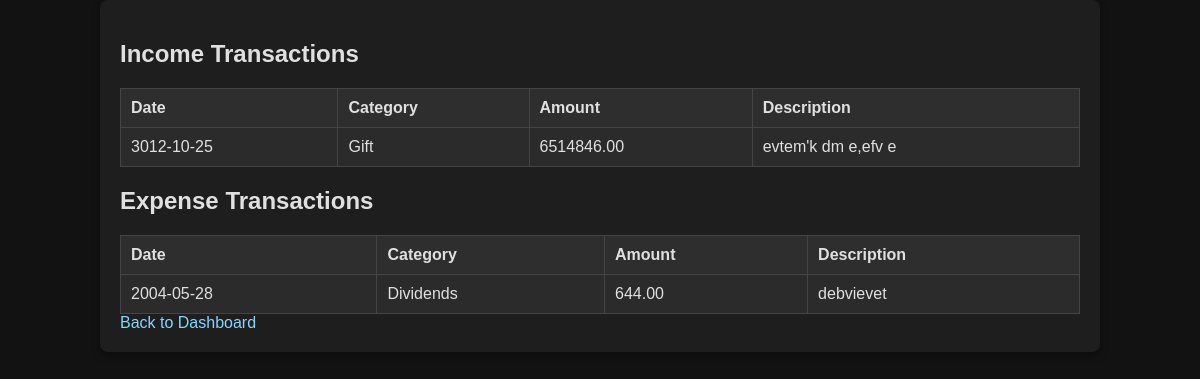
Page /fin/view_transactions.php (signed in) on the committed database.
### tables this page shows
CREATE TABLE `income` (
  `id` int(11) NOT NULL,
  `user_id` int(11) NOT NULL,
  `category_id` int(11) NOT NULL,
  `amount` decimal(10,2) NOT NULL,
  `date` date NOT NULL,
  `description` text DEFAULT NULL
);

CREATE TABLE `categories` (
  `id` int(11) NOT NULL,
  `name` varchar(50) NOT NULL
);

CREATE TABLE `expenses` (
  `id` int(11) NOT NULL,
  `user_id` int(11) NOT NULL,
  `category_id` int(11) NOT NULL,
  `amount` decimal(10,2) NOT NULL,
  `date` date NOT NULL,
  `description` text DEFAULT NULL
);

### fin/view_transactions.php (the view, shortened to what this page needs)
<?php
include 'config.php';
$user_id = $_SESSION['user_id'];
$sql_income = "SELECT i.*, c.name AS category_name FROM income i
               JOIN categories c ON i.category_id = c.id
               WHERE i.user_id = ?";
$stmt_income = $conn->prepare($sql_income);
$stmt_income->execute([$user_id]);
$incomes = $stmt_income->fetchAll();
$sql_expense = "SELECT e.*, c.name AS category_name FROM expenses e
                JOIN categories c ON e.category_id = c.id
                WHERE e.user_id = ?";
$stmt_expense = $conn->prepare($sql_expense);
$stmt_expense->execute([$user_id]);
$expenses = $stmt_expense->fetchAll();
?>
<!DOCTYPE html>
<html lang="en">
<head>
    <link rel="stylesheet" href="style.css">
</head>
<body>
    <div class="container">
        <h2>Income Transactions</h2>
        <table border="1">
            <tr>
                <th>Date</th>
                <th>Category</th>
                <th>Amount</th>
                <th>Description</th>
            </tr>
            <?php foreach ($incomes as $income) { ?>
                <tr>
                    <td><?= $income['date'] ?></td>
                    <td><?= $income['category_name'] ?></td>
                    <td><?= $income['amount'] ?></td>
                    <td><?= $income['description'] ?></td>
                </tr>
            <?php } ?>
        </table>
        <h2>Expense Transactions</h2>
        <table border="1">
            <tr>
                <th>Date</th>
                <th>Category</th>
                <th>Amount</th>
                <th>Description</th>
            </tr>
            <?php foreach ($expenses as $expense) { ?>
                <tr>
                    <td><?= $expense['date'] ?></td>
                    <td><?= $expense['category_name'] ?></td>
                    <td><?= $expense['amount'] ?></td>
                    <td><?= $expense['description'] ?></td>
                </tr>
            <?php } ?>
        </table>
        <a href="dashboard.php">Back to Dashboard</a>
    </div>
</body>
</html>

### fin/style.css (style rules this page uses)
body { background-color: #121212; color: #e0e0e0; font-family: Arial, sans-serif; margin: 0; padding: 0; }
.container { width: 80%; margin: 0 auto; padding: 20px; background-color: #1e1e1e; border-radius: 8px; box-shadow: 0 4px 10px rgba(0, 0, 0, 0.3); }
a { color: #80d8ff; text-decoration: none; }
table { width: 100%; border-collapse: collapse; background-color: #1e1e1e; margin-top: 20px; }
th, td { padding: 10px; border: 1px solid #444; text-align: left; }
th { background-color: #2e2e2e; }
tr:nth-child(even) { background-color: #2b2b2b; }

### rows in the picture
income: date "3012-10-25", category.name "Gift", amount "6514846.00", description "evtem'k dm e,efv e"
expenses: date "2004-05-28", category.name "Dividends", amount "644.00", description "debvievet"
